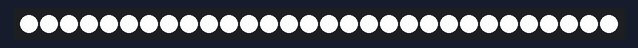
This sketch was run on a simulated ATtiny85, built with avr-gcc and run on an emulated ATtiny85. On the bench: 30 RGB LEDs in strip order, left to right.

Above: at 1.6 s.
At 34.7 s:
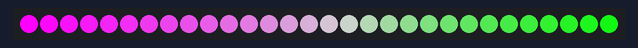
At 39.95 s:
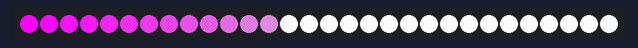

The sketch:

LED.ino
```cpp
#include <Adafruit_NeoPixel.h>
#ifdef __AVR__
#include <avr/power.h> // Required for 16 MHz Adafruit Trinket
#endif

int led_1 = 2;
#define NUMPIXELS 30 // Popular NeoPixel ring size

Adafruit_NeoPixel pixels(NUMPIXELS, led_1, NEO_GRB  + NEO_KHZ800);

void whiteLight(){
  //pixels.clear(); // Set all pixel colors to 'off'
  for (int i = 0; i < NUMPIXELS; i++) {
    pixels.setPixelColor(i, pixels.Color(255, 255, 255));
    pixels.show();   // Send the updated pixel colors to the hardware.
    delay(50); // Pause before next pass through loop
  }
}

void Farbverlauf(){
  int color1 = 250;
  int color2 = 0;
  int color3 = 250;
  //pixels.clear(); // Set all pixel colors to 'off'
  for (int i = 0; i < NUMPIXELS; i++) {
    pixels.setPixelColor(i, pixels.Color(color1, color2, color3));
    pixels.show();   // Send the updated pixel colors to the hardware.
    delay(50); // Pause before next pass through loop
    color1-=8;
    color2+=8;
    color3-=8;
  }
}

void setup() {
  //#if defined(__AVR_ATtiny85__) && (F_CPU == 16000000)
  //clock_prescale_set(clock_div_1);
  //#endif
  pixels.begin(); // INITIALIZE NeoPixel strip object (REQUIRED)

}

void loop() {
  whiteLight();
  delay(1000);
  Farbverlauf();
  delay(2000);
}
```
